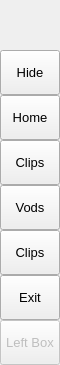
        <widget class="QFrame" name="leftMenuBg">
         <property name="enabled">
          <bool>true</bool>
         </property>
         <property name="minimumSize">
          <size>
           <width>60</width>
           <height>0</height>
          </size>
         </property>
         <property name="maximumSize">
          <size>
           <width>60</width>
           <height>16777215</height>
          </size>
         </property>
         <property name="frameShape">
          <enum>QFrame::NoFrame</enum>
         </property>
         <property name="frameShadow">
          <enum>QFrame::Raised</enum>
         </property>
         <layout class="QVBoxLayout" name="verticalLayout_3">
          <property name="spacing">
           <number>0</number>
          </property>
          <property name="leftMargin">
           <number>0</number>
          </property>
          <property name="topMargin">
           <number>0</number>
          </property>
          <property name="rightMargin">
           <number>0</number>
          </property>
          <property name="bottomMargin">
           <number>0</number>
          </property>
          <item>
           <widget class="QFrame" name="topLogoInfo">
            <property name="minimumSize">
             <size>
              <width>0</width>
              <height>50</height>
             </size>
            </property>
            <property name="maximumSize">
             <size>
              <width>16777215</width>
              <height>50</height>
             </size>
            </property>
            <property name="frameShape">
             <enum>QFrame::NoFrame</enum>
            </property>
            <property name="frameShadow">
             <enum>QFrame::Raised</enum>
            </property>
            <widget class="QFrame" name="topLogo">
             <property name="geometry">
              <rect>
               <x>10</x>
               <y>5</y>
               <width>42</width>
               <height>42</height>
              </rect>
             </property>
             <property name="minimumSize">
              <size>
               <width>42</width>
               <height>42</height>
              </size>
             </property>
             <property name="maximumSize">
              <size>
               <width>42</width>
               <height>42</height>
              </size>
             </property>
             <property name="frameShape">
              <enum>QFrame::NoFrame</enum>
             </property>
             <property name="frameShadow">
              <enum>QFrame::Raised</enum>
             </property>
            </widget>
            <widget class="QLabel" name="titleLeftApp">
             <property name="geometry">
              <rect>
               <x>70</x>
               <y>8</y>
               <width>160</width>
               <height>20</height>
              </rect>
             </property>
             <property name="font">
              <font>
               <family>Segoe UI Semibold</family>
               <pointsize>12</pointsize>
               <italic>false</italic>
               <bold>false</bold>
              </font>
             </property>
             <property name="text">
              <string>Vod-DL</string>
             </property>
             <property name="alignment">
              <set>Qt::AlignLeading|Qt::AlignLeft|Qt::AlignTop</set>
             </property>
            </widget>
            <widget class="QLabel" name="titleLeftDescription">
             <property name="geometry">
              <rect>
               <x>70</x>
               <y>27</y>
               <width>160</width>
               <height>16</height>
              </rect>
             </property>
             <property name="maximumSize">
              <size>
               <width>16777215</width>
               <height>16</height>
              </size>
             </property>
             <property name="font">
              <font>
               <family>Segoe UI</family>
               <pointsize>8</pointsize>
               <italic>false</italic>
               <bold>false</bold>
              </font>
             </property>
             <property name="text">
              <string>Buggey as hell</string>
             </property>
             <property name="alignment">
              <set>Qt::AlignLeading|Qt::AlignLeft|Qt::AlignTop</set>
             </property>
            </widget>
           </widget>
          </item>
          <item>
           <widget class="QFrame" name="leftMenuFrame">
            <property name="frameShape">
             <enum>QFrame::NoFrame</enum>
            </property>
            <property name="frameShadow">
             <enum>QFrame::Raised</enum>
            </property>
            <layout class="QVBoxLayout" name="verticalMenuLayout">
             <property name="spacing">
              <number>0</number>
             </property>
             <property name="leftMargin">
              <number>0</number>
             </property>
             <property name="topMargin">
              <number>0</number>
             </property>
             <property name="rightMargin">
              <number>0</number>
             </property>
             <property name="bottomMargin">
              <number>0</number>
             </property>
             <item>
              <widget class="QFrame" name="toggleBox">
               <property name="maximumSize">
                <size>
                 <width>16777215</width>
                 <height>45</height>
                </size>
               </property>
               <property name="frameShape">
                <enum>QFrame::NoFrame</enum>
               </property>
               <property name="frameShadow">
                <enum>QFrame::Raised</enum>
               </property>
               <layout class="QVBoxLayout" name="verticalLayout_4">
                <property name="spacing">
                 <number>0</number>
                </property>
                <property name="leftMargin">
                 <number>0</number>
                </property>
                <property name="topMargin">
                 <number>0</number>
                </property>
                <property name="rightMargin">
                 <number>0</number>
                </property>
                <property name="bottomMargin">
                 <number>0</number>
                </property>
                <item>
                 <widget class="QPushButton" name="toggleButton">
                  <property name="sizePolicy">
                   <sizepolicy hsizetype="Expanding" vsizetype="Fixed">
                    <horstretch>0</horstretch>
                    <verstretch>0</verstretch>
                   </sizepolicy>
                  </property>
                  <property name="minimumSize">
                   <size>
                    <width>0</width>
                    <height>45</height>
                   </size>
                  </property>
                  <property name="font">
                   <font>
                    <family>Segoe UI</family>
                    <pointsize>10</pointsize>
                    <italic>false</italic>
                    <bold>false</bold>
                   </font>
                  </property>
                  <property name="cursor">
                   <cursorShape>PointingHandCursor</cursorShape>
                  </property>
                  <property name="layoutDirection">
                   <enum>Qt::LeftToRight</enum>
                  </property>
                  <property name="styleSheet">
                   <string notr="true">background-image: url(:/icons/images/icons/icon_menu.png);</string>
                  </property>
                  <property name="text">
                   <string>Hide</string>
                  </property>
                 </widget>
                </item>
               </layout>
              </widget>
             </item>
             <item alignment="Qt::AlignTop">
              <widget class="QFrame" name="topMenu">
               <property name="frameShape">
                <enum>QFrame::NoFrame</enum>
               </property>
               <property name="frameShadow">
                <enum>QFrame::Raised</enum>
               </property>
               <layout class="QVBoxLayout" name="verticalLayout_8">
                <property name="spacing">
                 <number>0</number>
                </property>
                <property name="leftMargin">
                 <number>0</number>
                </property>
                <property name="topMargin">
                 <number>0</number>
                </property>
                <property name="rightMargin">
                 <number>0</number>
                </property>
                <property name="bottomMargin">
                 <number>0</number>
                </property>
                <item>
                 <widget class="QPushButton" name="btn_home">
                  <property name="sizePolicy">
                   <sizepolicy hsizetype="Expanding" vsizetype="Fixed">
                    <horstretch>0</horstretch>
                    <verstretch>0</verstretch>
                   </sizepolicy>
                  </property>
                  <property name="minimumSize">
                   <size>
                    <width>0</width>
                    <height>45</height>
                   </size>
                  </property>
                  <property name="font">
                   <font>
                    <family>Segoe UI</family>
                    <pointsize>10</pointsize>
                    <italic>false</italic>
                    <bold>false</bold>
                   </font>
                  </property>
                  <property name="cursor">
                   <cursorShape>PointingHandCursor</cursorShape>
                  </property>
                  <property name="layoutDirection">
                   <enum>Qt::LeftToRight</enum>
                  </property>
                  <property name="styleSheet">
                   <string notr="true">background-image: url(:/icons/images/icons/cil-home.png);</string>
                  </property>
                  <property name="text">
                   <string>Home</string>
                  </property>
                 </widget>
                </item>
                <item>
                 <widget class="QPushButton" name="btn_widgets">
                  <property name="sizePolicy">
                   <sizepolicy hsizetype="Expanding" vsizetype="Fixed">
                    <horstretch>0</horstretch>
                    <verstretch>0</verstretch>
                   </sizepolicy>
                  </property>
                  <property name="minimumSize">
                   <size>
                    <width>0</width>
                    <height>45</height>
                   </size>
                  </property>
                  <property name="font">
                   <font>
                    <family>Segoe UI</family>
                    <pointsize>10</pointsize>
                    <italic>false</italic>
                    <bold>false</bold>
                   </font>
                  </property>
                  <property name="cursor">
                   <cursorShape>PointingHandCursor</cursorShape>
                  </property>
                  <property name="layoutDirection">
                   <enum>Qt::LeftToRight</enum>
                  </property>
                  <property name="styleSheet">
                   <string notr="true">background-image: url(:/icons/images/icons/cil-paperclip.png);</string>
                  </property>
                  <property name="text">
                   <string>Clips</string>
                  </property>
                 </widget>
                </item>
                <item>
                 <widget class="QPushButton" name="btn_new">
                  <property name="sizePolicy">
                   <sizepolicy hsizetype="Expanding" vsizetype="Fixed">
                    <horstretch>0</horstretch>
                    <verstretch>0</verstretch>
                   </sizepolicy>
                  </property>
                  <property name="minimumSize">
                   <size>
                    <width>0</width>
                    <height>45</height>
                   </size>
                  </property>
                  <property name="font">
                   <font>
                    <family>Segoe UI</family>
                    <pointsize>10</pointsize>
                    <italic>false</italic>
                    <bold>false</bold>
                   </font>
                  </property>
                  <property name="cursor">
                   <cursorShape>PointingHandCursor</cursorShape>
                  </property>
                  <property name="layoutDirection">
                   <enum>Qt::LeftToRight</enum>
                  </property>
                  <property name="styleSheet">
                   <string notr="true">background-image: url(:/icons/images/icons/cil-movie.png);</string>
                  </property>
                  <property name="text">
                   <string>Vods</string>
                  </property>
                 </widget>
                </item>
                <item>
                 <widget class="QPushButton" name="btn_save">
                  <property name="sizePolicy">
                   <sizepolicy hsizetype="Expanding" vsizetype="Fixed">
                    <horstretch>0</horstretch>
                    <verstretch>0</verstretch>
                   </sizepolicy>
                  </property>
                  <property name="minimumSize">
                   <size>
                    <width>0</width>
                    <height>45</height>
                   </size>
                  </property>
                  <property name="font">
                   <font>
                    <family>Segoe UI</family>
                    <pointsize>10</pointsize>
                    <italic>false</italic>
                    <bold>false</bold>
                   </font>
                  </property>
                  <property name="cursor">
                   <cursorShape>PointingHandCursor</cursorShape>
                  </property>
                  <property name="layoutDirection">
                   <enum>Qt::LeftToRight</enum>
                  </property>
                  <property name="styleSheet">
                   <string notr="true">background-image: url(:/icons/images/icons/cil-save.png)</string>
                  </property>
                  <property name="text">
                   <string>Clips</string>
                  </property>
                 </widget>
                </item>
                <item>
                 <widget class="QPushButton" name="btn_exit">
                  <property name="sizePolicy">
                   <sizepolicy hsizetype="Expanding" vsizetype="Fixed">
                    <horstretch>0</horstretch>
                    <verstretch>0</verstretch>
                   </sizepolicy>
                  </property>
                  <property name="minimumSize">
                   <size>
                    <width>0</width>
                    <height>45</height>
                   </size>
                  </property>
                  <property name="font">
                   <font>
                    <family>Segoe UI</family>
                    <pointsize>10</pointsize>
                    <italic>false</italic>
                    <bold>false</bold>
                   </font>
                  </property>
                  <property name="cursor">
                   <cursorShape>PointingHandCursor</cursorShape>
                  </property>
                  <property name="layoutDirection">
                   <enum>Qt::LeftToRight</enum>
                  </property>
                  <property name="styleSheet">
                   <string notr="true">background-image: url(:/icons/images/icons/cil-x.png);</string>
                  </property>
                  <property name="text">
                   <string>Exit</string>
                  </property>
                 </widget>
                </item>
               </layout>
              </widget>
             </item>
             <item alignment="Qt::AlignBottom">
              <widget class="QFrame" name="bottomMenu">
               <property name="frameShape">
                <enum>QFrame::NoFrame</enum>
               </property>
               <property name="frameShadow">
                <enum>QFrame::Raised</enum>
               </property>
               <layout class="QVBoxLayout" name="verticalLayout_9">
                <property name="spacing">
                 <number>0</number>
                </property>
                <property name="leftMargin">
                 <number>0</number>
                </property>
                <property name="topMargin">
                 <number>0</number>
                </property>
                <property name="rightMargin">
                 <number>0</number>
                </property>
                <property name="bottomMargin">
                 <number>0</number>
                </property>
                <item>
                 <widget class="QPushButton" name="toggleLeftBox">
                  <property name="enabled">
                   <bool>false</bool>
                  </property>
                  <property name="sizePolicy">
                   <sizepolicy hsizetype="Expanding" vsizetype="Fixed">
                    <horstretch>0</horstretch>
                    <verstretch>0</verstretch>
                   </sizepolicy>
                  </property>
                  <property name="minimumSize">
                   <size>
                    <width>0</width>
                    <height>45</height>
                   </size>
                  </property>
                  <property name="font">
                   <font>
                    <family>Segoe UI</family>
                    <pointsize>10</pointsize>
                    <italic>false</italic>
                    <bold>false</bold>
                   </font>
                  </property>
                  <property name="cursor">
                   <cursorShape>PointingHandCursor</cursorShape>
                  </property>
                  <property name="layoutDirection">
                   <enum>Qt::LeftToRight</enum>
                  </property>
                  <property name="styleSheet">
                   <string notr="true">background-image: url(:/icons/images/icons/icon_settings.png);</string>
                  </property>
                  <property name="text">
                   <string>Left Box</string>
                  </property>
                 </widget>
                </item>
               </layout>
              </widget>
             </item>
            </layout>
           </widget>
          </item>
         </layout>
        </widget>
